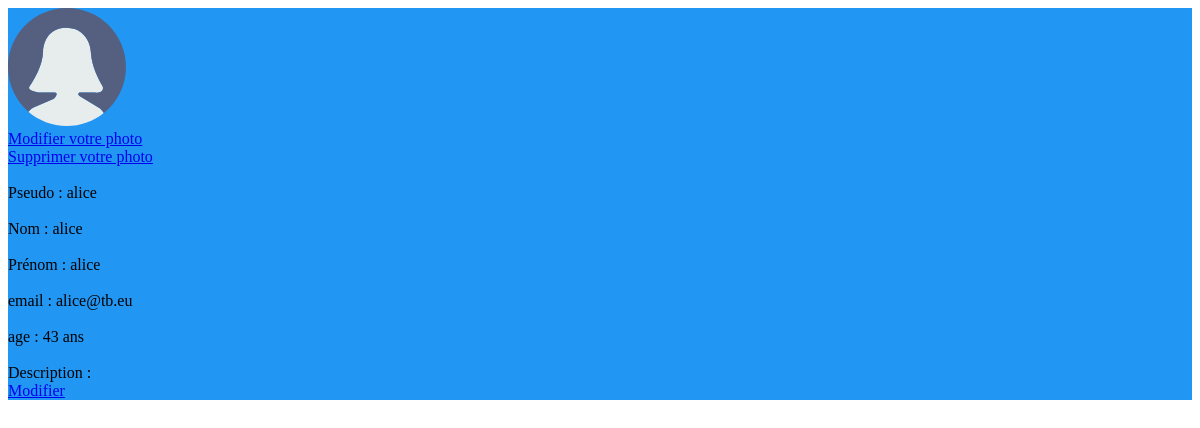
/profil/ (signed in), run on the app's committed database.
### profils/models.py (models this page shows, shortened)
class Profil(models.Model):
    user = models.OneToOneField(User)
    age = models.IntegerField()
    photo = models.ImageField(upload_to="photos/")
    is_student = models.BooleanField()
    ecole = models.CharField(null=True, max_length=100)
    description = models.TextField(null=True)
    sexe = models.CharField(max_length=10)

### profils/views.py (the view)
# urls.py: url(r'^profil/?$', views.profil, name = 'profil'),
def profil(request):
    if request.user.is_authenticated:
        profil = Profil.objects.get(user = request.user)
        return render(request, 'profils/voir_profil.html', locals())
    else:
        return redirect(connexion)

### profils/templates/profils/voir_profil.html (shortened to what this page needs)
<!DOCTYPE html>
<html lang="fr">
<head>
    {% load static %}
    <link rel="stylesheet" href="{% static 'style.css' %}" />
</head>
<body>
<div class = "background">
<img src="{{profil.photo.url }}" width="10%" heigth="10%"/></br>
<a href="/modifier_photo/">Modifier votre photo</a></br>
<a href="/supprimer_photo/">Supprimer votre photo</a></br>
<br>Pseudo : {{ profil.user.username }}</br>
<br>Nom : {{ profil.user.last_name }}</br>
<br>Prénom : {{ profil.user.first_name }}</br>
<br>email : {{ profil.user.email }}</br>
<br>age : {{ profil.age }} ans</br>
<br>Description : {{ profil.description }}</br>
<a href="/modifier_profil/">Modifier</a>
</body>
</html>

### static/style.css (style rules this page uses)
.background { color:black; background-color : #2196F3; background-repeat: no-repeat; background-attachment: fixed; background-size: cover; }

### data on the page
Profil: photo (picture), user.username "alice", user.last_name "alice", user.first_name "alice", user.email "alice@tb.eu", age "43"
